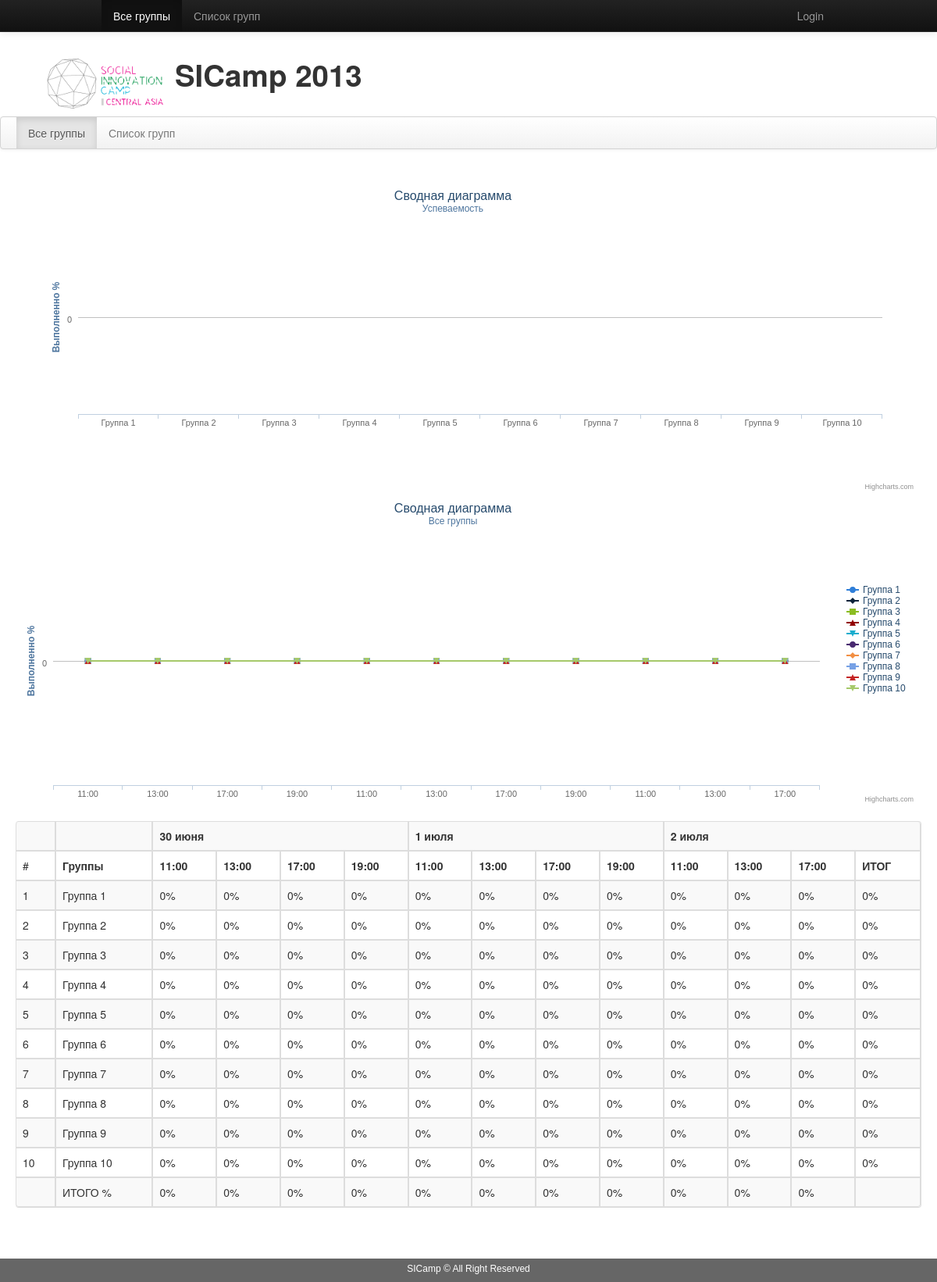
The app's page /?control=allgrps with its own data.
### tables this page shows
CREATE TABLE IF NOT EXISTS `sys_components` (
  `id` int(11) NOT NULL AUTO_INCREMENT,
  `key` varchar(255) NOT NULL,
  `caption` varchar(255) NOT NULL,
  `order` int(11) NOT NULL,
  PRIMARY KEY (`id`)
);

CREATE TABLE IF NOT EXISTS `tbl_timeline` (
  `num` int(11) NOT NULL AUTO_INCREMENT,
  `day` tinyint(4) NOT NULL,
  `hour` varchar(50) NOT NULL,
  PRIMARY KEY (`num`)
);

CREATE TABLE IF NOT EXISTS `tbl_group` (
  `id` int(11) NOT NULL AUTO_INCREMENT,
  `name` varchar(255) NOT NULL,
  `head` varchar(255) NOT NULL,
  `deleted` tinyint(4) NOT NULL,
  PRIMARY KEY (`id`)
);

### components/allgrps.inc (the view, shortened to what this page needs)
<?
function get_group_midle($timenum){
	$q = "SELECT `id` FROM `tbl_group` WHERE `deleted`=0;";
	$r=mysql_query($q);
	$SS = 0;
	$p = 0;
	if($r and mysql_num_rows($r)){
		while($w=mysql_fetch_row($r)){
			$SS+=floatval(get_group_percent_all($w[0], $timenum));
			$p++;
		}
	}
	return round($SS/$p,2)."%";
}
function show_table(){
	$q="SELECT `id`, `name`, `head` FROM `tbl_group` WHERE `deleted`=0 order by  `id` ASC;";
	$r=mysql_query($q);
	if ($r and mysql_num_rows($r)){
		echo '<table width="1000" border="1" cellspacing="0" cellpadding="0" class="table table-bordered table-striped">';
		echo '<tr>
			<td>&nbsp;</td>
			<td>&nbsp;</td>
			<td colspan="4" align="center"><strong>30 июня</strong></td>
			<td colspan="4" align="center"><strong>1 июля</strong></td>
			<td colspan="4" align="center"><strong>2 июля</strong></td>
		  </tr>
		  <tr>
			<td>#</td>
			<td><strong>Группы</strong></td>
			';
			$q_sub="SELECT `num`, `day`, `hour` FROM `tbl_timeline` order by `num` ASC;";
			$r_sub=mysql_query($q_sub);
			$FETCHARR = Array();
			if ($r_sub and mysql_num_rows($r_sub)){
				while ($w_sub=mysql_fetch_array($r_sub)){
					echo '<td align="center"><strong>'.$w_sub['hour'].'</strong></td>';
					array_push($FETCHARR, $w_sub);
				}
				echo '<td align="center"><strong>ИТОГ</strong></td>';
			}
			echo '</tr>';
		while ($w=mysql_fetch_array($r)){
			echo '<tr>';
			echo '<td>'.$w['id'].'</td>';
			echo '<td>'.$w['name'].'</td>';
			$group_id=$w['id'];
			foreach($FETCHARR as $xw){
				echo '<td>';
				echo get_group_percent_all($group_id, $xw['num']);
				echo '</td>';
			}
			echo '<td>';
			echo get_group_percent_all_max($group_id);
			echo '</td>';
			echo '</tr>';
		}
		echo '<td>&nbsp;</td>';
		echo '<td>ИТОГО %</td>';
		foreach($FETCHARR as $xw){
				echo '<td>';
				echo get_group_midle($xw['num']);
				echo '</td>';
		}
		echo '<td>';
		echo '</td>';
		echo '</table>';
	}
}
function show_diagram(){
	$for_js_categories=get_categories();
	echo '<div id="container" style="min-width: 400px; height: 400px; margin: 0 auto"></div>';
}
function show_diagram_rectangle(){
	echo '<div id="container2" style="min-width: 400px; height: 400px; margin: 0 auto"></div>';
}
function show_list(){
		echo '<div>';
		show_diagram_rectangle();
		echo '</div>';
		echo '<div>';
		show_diagram();
		echo '</div>';
		echo '<br>';
		echo '<div>';
		show_table();
		echo '</div>';
}
if (isset($_POST['action'])){
	$action=$_POST['action'];
} else {
	if (isset($_GET['action'])){
		$action=$_GET['action'];
	} else {
		$action="show";
	}
}
if (isset($action)){
	switch($action){
		case "show":
			show_list();
		break;
	}
}
?>

### index.php (shortened to what this page needs)
<?php
include("lib/lib.php");
	$xcontrol=$_SESSION['control'];
?>
<!DOCTYPE html PUBLIC "-//W3C//DTD XHTML 1.0 Transitional//EN" "http://www.w3.org/TR/xhtml1/DTD/xhtml1-transitional.dtd">
<html xmlns="http://www.w3.org/1999/xhtml">
<head>
<link href="res/bootstrap/css/bootstrap.min.css" rel="stylesheet" media="screen">
</head>
<body>
	<div class="navbar navbar-inverse navbar-fixed-top">
      <div class="navbar-inner">
        <div class="container">
          <div class="nav-collapse collapse">
            <ul class="nav"><?=get_menu_line($xcontrol)?></ul>
            <ul class="nav pull-right"><?=login_lnk($xcontrol)?></ul>
          </div>
	    </div>
      </div>
    </div>
<div id="all">
	<div id="banner">
		<div id="iblock">
			<a href="?control=allgrps"><img class="logo" src="assets/images/logo.png" width="150" ></a>
		</div>
		<div id="iblock"><h1>SICamp 2013</h1></div>
	</div>
<table width="100%" border="0" cellspacing="0" cellpadding="0">
  <tr>
    <td>
 <div class="navbar">
  <div class="navbar-inner">
    <ul class="nav"><?=get_menu_line($xcontrol)?></ul>
  </div>
</div>
    </td>
  </tr>
  <tr>
    <td style="padding:20px;">
    <?
		$path_module = "components/".$xcontrol.".inc";
		if(file_exists($path_module)){
			include $path_module;
		}else{
			echo "<h2>404 - Module not found.</h2>";
		}
	?>
    </td>
  </tr>
</table>
</div>
	<div class="navbar navbar-inverse navbar-fixed-bottom">
			<div id="footer">
			  <div class="container">
					<p align="center" class="white_foot">SICamp &copy; All Right Reserved</p>
			  </div>
			</div>
    </div>
</body>
</html>

### lib/lib.php (shortened to what this page needs)
<?php
function get_menu_line($action){
	if(isset($_SESSION['fuser'])){
		$MENU_ACCESS = "";
	}else{
		$MENU_ACCESS = "WHERE `id` <3 ";
	}
	$q="SELECT `key`, `caption` FROM `sys_components` ".$MENU_ACCESS." ORDER BY  `order` ASC;";
	$RES = "";
	$r=mysql_query($q);
	if ($r and mysql_num_rows($r)){
		while ($w=mysql_fetch_array($r)){
			$_class =($w['key']==$action)?'class="active"':'';
			$RES.='<li '.$_class.'><a href="?control='.$w['key'].'">'.$w['caption'].'</a></li>';
		}
	}
	return $RES;
}
function login_lnk($action){
	if(isset($_SESSION['fuser'])){
		$login = strtoupper($_SESSION['fdata']['login']);
		$_class =($action=='logout')?'class="active"':'';
		$RES.='<li '.$_class.'><a href="?control=logout">Logout '.$login.'</a></li>';
	}else{
		$_class =($action=='login')?'class="active"':'';
		$RES.='<li '.$_class.'><a href="?control=login">Login</a></li>';
	}
	return $RES;
}
function get_group_percent_all($group, $timenum){
	$q = "SELECT SUM(`done`) FROM `tbl_donejob` WHERE `group_id` = $group and `timeline_num` = $timenum ;";
	$r = mysql_query($q);
	if($r and mysql_num_rows($r)){
		$w = mysql_fetch_array($r);
		$pc = round(($w[0]/8),2);
	}else{
		$pc = 0;
	}
	return $pc."%";
}
function get_group_percent_all_max($group){
	$q = "SELECT `timeline_num`, SUM(`done`) FROM `tbl_donejob` WHERE `group_id` = $group group by `timeline_num`;";
	$r = mysql_query($q);
	if($r and mysql_num_rows($r)){
		$MAX = 0;
		while($w = mysql_fetch_array($r)){
			$pc = ($w[1]/8);
			if($pc > $MAX) $MAX = $pc;
		}
		$pc = round($MAX,2);
	}else{
		$pc = 0;
	}
	return $pc."%";
}
function get_categories(){
	$q = "SELECT `num`, `day`, `hour` FROM `tbl_timeline` WHERE `num`!=12 ORDER BY `num` ASC";
	$RES_ARR = array();
	$r=mysql_query($q);
	if($r and mysql_num_rows($r)){
		while ($w=mysql_fetch_array($r)){
			array_push($RES_ARR, "'".$w['hour']."'");
		}
	}
	array_push($RES_ARR, "'19:00'");
	return implode(", ", $RES_ARR);
}
?>

### index.php (style rules this page uses)
#banner { margin:10px 0 0 50px; clear:left; white-space:nowrap; }
#iblock { display:inline-block; }
#all { padding-top:55px; padding-bottom:55px; }
.logo { position:relative; margin:10px; width:150px; }
#footer { height:30px; background:#666; }
.white_foot { padding:3px; font-family:Verdana, Geneva, sans-serif; font-size:12px; color:#FFF; }

### records on screen
sys_components: caption "Все группы"
sys_components: caption "Список групп"
tbl_timeline: hour "11:00", num "0%"
tbl_timeline: hour "13:00", num "0%"
tbl_timeline: hour "17:00", num "0%"
tbl_timeline: hour "19:00", num "0%"
tbl_timeline: hour "11:00", num "0%"
tbl_timeline: hour "13:00", num "0%"
tbl_timeline: hour "17:00", num "0%"
tbl_timeline: hour "19:00", num "0%"
tbl_timeline: hour "11:00", num "0%"
tbl_timeline: hour "13:00", num "0%"
tbl_timeline: hour "17:00", num "0%"
tbl_group: id "1", name "Группа 1", group_id "0%"
tbl_group: id "2", name "Группа 2", group_id "0%"
tbl_group: id "3", name "Группа 3", group_id "0%"
tbl_group: id "4", name "Группа 4", group_id "0%"
tbl_group: id "5", name "Группа 5", group_id "0%"
tbl_group: id "6", name "Группа 6", group_id "0%"
tbl_group: id "7", name "Группа 7", group_id "0%"
tbl_group: id "8", name "Группа 8", group_id "0%"
tbl_group: id "9", name "Группа 9", group_id "0%"
tbl_group: id "10", name "Группа 10", group_id "0%"
